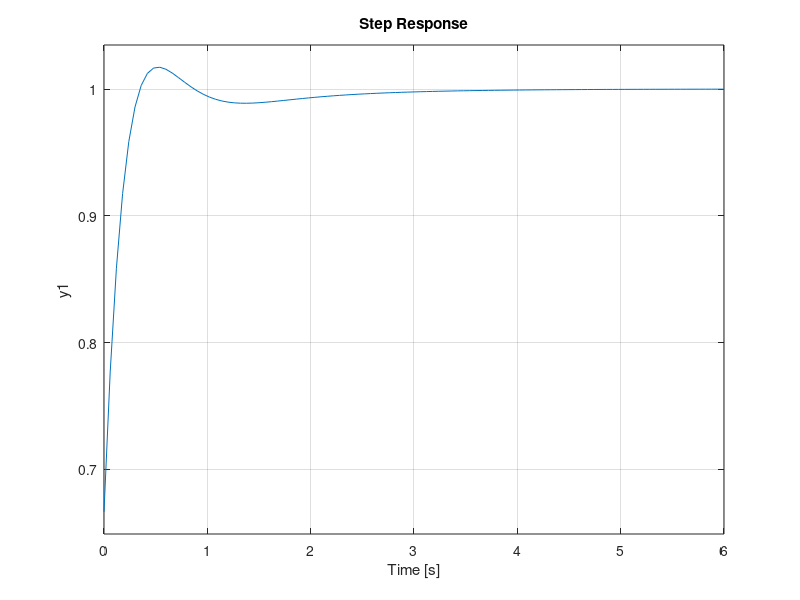

Here is the MATLAB script that generated this plot: (Note: this script raises an error after producing the figure.)


%% Design the second order plant TF 
num = [1, 5]; 
den = [1,2,3];
G = tf(num, den);

%% Design PID controller transfer function 
Kp = 13; 
Ki = 12; 
Kd = 2;
num = [Kd, Kp, Ki];
den = [1,0];
C = tf(num, den);

%% create Control System 
sys = feedback(G*C, 1);


%% Produce Step Response 
step(sys);
S = stepinfo(sys);
SSE = 1/1+S.SettlingMax; % SSE as a percentage of input
S.Overshoot; % overshoot as a percentage of input
S.SettlingTime; % settling time in seconds



